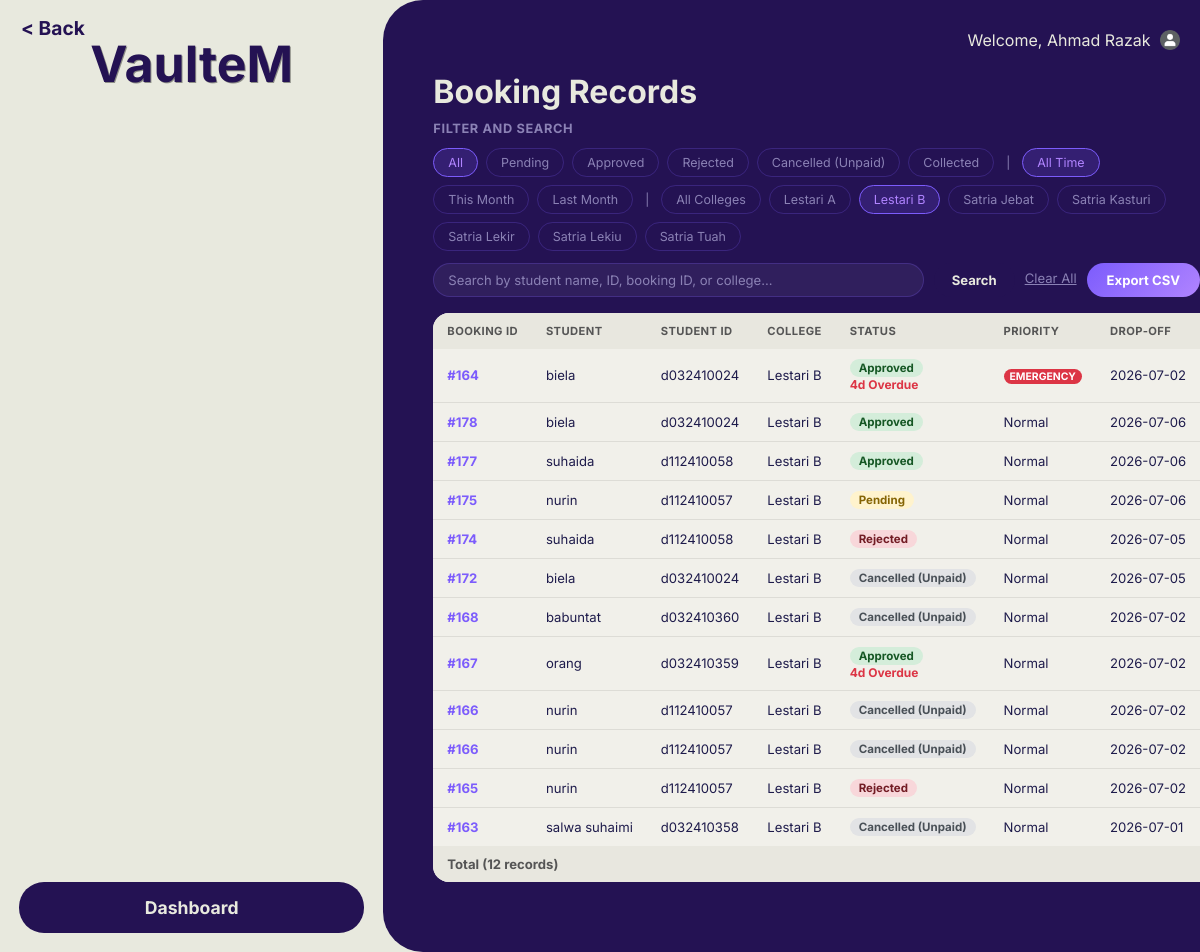
The app's page /staffbookingrecords.php?college=Lestari B (signed in) with its own data.
### tables this page shows
CREATE TABLE `booking` (
  `Booking_ID` int(100) NOT NULL,
  `Booking_Date` date NOT NULL,
  `DropOff_Date` date NOT NULL,
  `Pickup_Date` date NOT NULL,
  `Booking_Status` char(100) NOT NULL,
  `Rejection_Reason` text DEFAULT NULL,
  `Rejection_Photo` varchar(255) DEFAULT NULL,
  `Booking_Priority` char(1) NOT NULL,
  `Staff_ID` int(100) NOT NULL,
  `Student_ID` varchar(10) NOT NULL,
  `Dropoff_Photo` varchar(255) DEFAULT NULL,
  `Dropoff_Status` varchar(20) DEFAULT NULL
);

CREATE TABLE `student` (
  `Student_ID` varchar(10) NOT NULL,
  `Student_Name` varchar(100) NOT NULL,
  `Student_Mail` varchar(30) NOT NULL,
  `Student_Password` varchar(100) NOT NULL,
  `Student_PhoneNo` char(15) NOT NULL,
  `Gender` char(1) NOT NULL,
  `Residential_ID` int(100) NOT NULL
);

CREATE TABLE `residential_college` (
  `Residential_ID` int(100) NOT NULL,
  `Residential_Block` varchar(100) NOT NULL,
  `Gender_Type` char(1) NOT NULL
);

### staffbookingrecords.php (the view, shortened to what this page needs)
<?php
$conn = new mysqli("localhost", "root", "", "utem_accommodation");
$staff_name = $_SESSION['Staff_Name'] ?? 'Staff';
$filterStatus  = $_GET['status']  ?? 'all';
$filterDate    = $_GET['date']    ?? 'all';
$filterCollege = $_GET['college'] ?? 'all';
$search        = trim($_GET['q']  ?? '');
$where = ["1=1"];
if ($filterCollege !== 'all') {
    $fc = $conn->real_escape_string($filterCollege);
    $where[] = "rc.Residential_Block = '$fc'";
}
$whereSQL = implode(" AND ", $where);
$collegeList = [];
$clRes = $conn->query("SELECT DISTINCT Residential_Block FROM residential_college ORDER BY Residential_Block ASC");
while ($cl = $clRes->fetch_assoc()) $collegeList[] = $cl['Residential_Block'];
$reportData = $conn->query("
    SELECT
        b.Booking_ID,
        b.Booking_Status,
        b.Booking_Priority,
        b.DropOff_Date,
        b.Pickup_Date,
        s.Student_Name,
        s.Student_ID,
        rc.Residential_Block,
        DATEDIFF(CURDATE(), b.Pickup_Date) AS DaysOverdue,
        COALESCE(SUM(i.Quantity), 0)           AS TotalItem,
        COALESCE(SUM(i.Quantity * i.Price), 0) AS TotalFee,
        p.Payment_Status,
        p.Payment_Method,
        COALESCE(p.Amount, 0)                  AS PaidAmount
    FROM booking b
    LEFT JOIN student s              ON b.Student_ID      = s.Student_ID
    LEFT JOIN residential_college rc ON s.Residential_ID  = rc.Residential_ID
    LEFT JOIN item i                 ON b.Booking_ID      = i.Booking_ID
    LEFT JOIN payment p              ON b.Booking_ID      = p.Booking_ID
    WHERE $whereSQL
    GROUP BY b.Booking_ID, b.Booking_Status, b.Booking_Priority, b.DropOff_Date,
             b.Pickup_Date, s.Student_Name, s.Student_ID, rc.Residential_Block,
             p.Payment_Status, p.Payment_Method, p.Amount
    ORDER BY (b.Booking_Priority = 'Y') DESC, b.Booking_ID DESC
");
?>
<!DOCTYPE html>
<html lang="en">
<head>
    <link rel="stylesheet" href="status.css">
    <link rel="stylesheet" href="mobile.css">
</head>
<body>
<div id="wrapper">
    <button class="back" onclick="history.back()">&#60; Back</button>
    <div class="leftcontainer">
        <header>
            <h1 onclick="window.location.href='staffMainStatus.php'" style="cursor:pointer;">VaulteM</h1>
        </header>
        <button type="button" id="booking" onclick="window.location.href='staffMainStatus.php'">
            Dashboard
        </button>
    </div>
    <div class="rightcontainer">
        <div id="userName">
            Welcome,
            <span id="currentName"><?php echo htmlspecialchars($staff_name); ?></span>
            <span id="profileContainer">
                <img id="userImage" src="image/user.png" width="20px" height="20px" onclick="profileMenu()">
            </span>
        </div>
        <h1>Booking Records</h1>
        <div class="section-label">Filter and Search</div>
        <form method="GET" style="margin-bottom:0;">
            <div class="filter-bar">
                <?php
                $statuses = ['all'=>'All','pending'=>'Pending','approved'=>'Approved','rejected'=>'Rejected','cancelled_unpaid'=>'Cancelled (Unpaid)','collected'=>'Collected'];
                foreach ($statuses as $sv => $sl):
                ?>
                <a href="?status=<?php echo $sv; ?>&date=<?php echo $filterDate; ?>&college=<?php echo urlencode($filterCollege); ?>&q=<?php echo urlencode($search); ?>"
                   class="filter-chip <?php echo $filterStatus === $sv ? 'active' : ''; ?>">
                    <?php echo $sl; ?>
                </a>
                <?php endforeach; ?>
                <span class="divider">|</span>
                <?php
                $dates = ['all'=>'All Time','this_month'=>'This Month','last_month'=>'Last Month'];
                foreach ($dates as $dv => $dl):
                ?>
                <a href="?status=<?php echo $filterStatus; ?>&date=<?php echo $dv; ?>&college=<?php echo urlencode($filterCollege); ?>&q=<?php echo urlencode($search); ?>"
                   class="filter-chip <?php echo $filterDate === $dv ? 'active' : ''; ?>">
                    <?php echo $dl; ?>
                </a>
                <?php endforeach; ?>
                <span class="divider">|</span>
                <a href="?status=<?php echo $filterStatus; ?>&date=<?php echo $filterDate; ?>&college=all&q=<?php echo urlencode($search); ?>"
                   class="filter-chip <?php echo $filterCollege === 'all' ? 'active' : ''; ?>">
                    All Colleges
                </a>
                <?php foreach ($collegeList as $col): ?>
                <a href="?status=<?php echo $filterStatus; ?>&date=<?php echo $filterDate; ?>&college=<?php echo urlencode($col); ?>&q=<?php echo urlencode($search); ?>"
                   class="filter-chip <?php echo $filterCollege === $col ? 'active' : ''; ?>">
                    <?php echo htmlspecialchars($col); ?>
                </a>
                <?php endforeach; ?>
            </div>
            <div style="display:flex; gap:10px; margin-bottom:16px; flex-wrap:wrap;">
                <input class="search-input" type="text" name="q"
                       placeholder="Search by student name, ID, booking ID, or college..."
                       value="<?php echo htmlspecialchars($search); ?>">
                <button type="submit" class="search-btn">Search</button>
                <?php if ($search || $filterCollege !== 'all' || $filterStatus !== 'all' || $filterDate !== 'all'): ?>
                <a href="staffBookingRecords.php" style="color:#8b82b5; font-size:0.82rem; line-height:2.4;">Clear All</a>
                <?php endif; ?>
                <button type="button" class="export-btn" onclick="exportCSV()">Export CSV</button>
            </div>
        </form>
        <div class="table-wrap">
            <table class="report-table" id="reportTable">
                <thead>
                    <tr>
                        <th>Booking ID</th>
                        <th>Student</th>
                        <th>Student ID</th>
                        <th>College</th>
                        <th>Status</th>
                        <th>Priority</th>
                        <th>Drop-off</th>
                    </tr>
                </thead>
                <tbody>
                <?php
                $rowCount = 0;
                if ($reportData && $reportData->num_rows > 0):
                    while ($row = $reportData->fetch_assoc()):
                        $rowCount++;
                        $bs  = strtolower($row['Booking_Status']);
                        if ($bs === 'pending')            $bBadge = 'badge-pending';
                        elseif ($bs === 'approved')       $bBadge = 'badge-approved';
                        elseif ($bs === 'rejected')       $bBadge = 'badge-rejected';
                        elseif ($bs === 'cancelled_unpaid') $bBadge = 'badge-cancelled';
                        elseif ($bs === 'collected')      $bBadge = 'badge-collected';
                        else                               $bBadge = 'badge-other';
                        $statusLabel = ($bs === 'cancelled_unpaid') ? 'Cancelled (Unpaid)' : $row['Booking_Status'];
                        $daysOverdue  = max(0, (int)$row['DaysOverdue']);
                        $isOverdueNow = ($bs === 'approved' && $daysOverdue > 0);
                ?>
                <tr>
                    <td><a href="staffBookingDetail.php?id=<?php echo $row['Booking_ID']; ?>" class="bid-link">#<?php echo $row['Booking_ID']; ?></a></td>
                    <td><?php echo htmlspecialchars($row['Student_Name']); ?></td>
                    <td><?php echo htmlspecialchars($row['Student_ID']); ?></td>
                    <td><?php echo htmlspecialchars($row['Residential_Block'] ?? 'N/A'); ?></td>
                    <td>
                        <span class="badge <?php echo $bBadge; ?>"><?php echo htmlspecialchars($statusLabel); ?></span>
                        <?php if ($isOverdueNow): ?>
                            <span class="overdue-text"><?php echo $daysOverdue; ?>d Overdue</span>
                        <?php endif; ?>
                    </td>
                    <td><?php echo $row['Booking_Priority'] === 'Y' ? '<span class="prio-badge">EMERGENCY</span>' : 'Normal'; ?></td>
                    <td><?php echo htmlspecialchars($row['DropOff_Date']); ?></td>
                </tr>
                <?php endwhile;
                else: ?>
                <tr><td colspan="13" style="text-align:center; color:#888; padding:30px;">No records found.</td></tr>
                <?php endif; ?>
                </tbody>
                <?php if ($rowCount > 0): ?>
                <tfoot>
                    <tr style="background:#e8e7df; font-weight:700; font-size:0.82rem;">
                        <td colspan="8" style="padding:10px 14px; color:#555;">
                            Total (<?php echo $rowCount; ?> records)
                        </td>
                    </tr>
                </tfoot>
                <?php endif; ?>
            </table>
        </div>
    </div>
</div>
</body>
</html>

### status.css (style rules this page uses)
* { font-family: 'Inter', sans-serif; box-sizing: border-box; }
header h1 { color: #241253; font-size: 50px; text-align: center; margin-bottom: 0px; padding: 0; text-shadow: 1px 1.2px 0px rgba(0, 0, 0, 0.395); }
#userName { text-align: right; margin-top: 20px; margin-right: 20px; }
#userImage { vertical-align: middle; margin-left: 10px; margin-top: -3px; }
#profileContainer { position: relative; display: inline-block; }
body { background-color: #E8E9DE; margin: 0px; }
.back { position: absolute; border-style: none; background-color: #E8E9DE; font-size: 1.2rem; font-weight: bold; color: #241253; margin: 15px; }
#wrapper { display: flex; height: 100vh; width: 100vw; overflow: hidden; }
.leftcontainer { flex: 1; gap: 0px; background-color: #E8E9DE; display: flex; flex-direction: column; justify-content: center; align-items: center; text-align: center; }
h1 { margin-bottom: 10px; }
.rightcontainer { flex: 2; background-color: #241253; color: #E8E9DE; border-top-left-radius: 40px; border-bottom-left-radius: 40px; padding-top: 10px; padding-left: 50px; display: flex; flex-direction: column; animation: slideLeft 1.0s ease-in-out forwards; height: 100vh; overflow-y: auto; padding-bottom: 40px; }
#booking { width: 90%; background-color: #241253; border: 20px; margin-top: auto; margin-bottom: 5%; padding: 15px 15px; font-size: 1.1rem; border-radius: 25px; font-weight: bold; color: #E8E9DE; }

### staffbookingrecords.php (style rules this page uses)
.filter-bar { display: flex; gap: 8px; flex-wrap: wrap; margin-bottom: 12px; align-items: center; }
.filter-chip { padding: 6px 14px; border-radius: 20px; border: 1px solid rgba(124,92,252,0.25); background: none; color: #8b82b5; font-size: 0.78rem; cursor: pointer; text-decoration: none; transition: all 0.2s; font-family: inherit; }
.filter-chip:hover, .filter-chip.active { background: rgba(124,92,252,0.18); color: #b084ff; border-color: #7c5cfc; }
.search-input { flex: 1; min-width: 200px; background: rgba(255,255,255,0.06); border: 1px solid rgba(124,92,252,0.25); color: #E8E9DE; padding: 8px 14px; border-radius: 20px; font-size: 0.82rem; font-family: inherit; outline: none; }
.search-input::placeholder { color: #8b82b5; }
.search-btn { background: #241253; color: #E8E9DE; border: none; padding: 8px 18px; border-radius: 20px; cursor: pointer; font-size: 0.82rem; font-weight: bold; font-family: inherit; }
.export-btn { background: linear-gradient(135deg, #7c5cfc, #b084ff); color: #fff; border: none; padding: 8px 20px; border-radius: 20px; font-size: 0.82rem; font-weight: 700; cursor: pointer; font-family: inherit; }
.section-label { font-size: 0.8rem; font-weight: 700; text-transform: uppercase; letter-spacing: 0.6px; color: #8b82b5; margin-bottom: 12px; }
.divider { color: #8b82b5; font-size: 0.75rem; padding: 0 4px; }
.table-wrap { overflow-x: auto; margin-bottom: 30px; }
.report-table { width: 100%; border-collapse: collapse; font-size: 0.82rem; background: #f1f0ea; border-radius: 16px; overflow: hidden; }
.report-table th { background: #e8e7df; color: #555; font-size: 0.7rem; text-transform: uppercase; letter-spacing: 0.4px; padding: 11px 14px; text-align: left; white-space: nowrap; }
.report-table td { padding: 10px 14px; border-bottom: 1px solid #dddcd6; color: #1e1b4b; white-space: nowrap; }
.report-table tr:last-child td { border-bottom: none; }
.badge { display: inline-block; padding: 2px 9px; border-radius: 10px; font-size: 0.72rem; font-weight: 700; }
.badge-pending { background: #fff3cd; color: #856404; }
.badge-approved { background: #d4edda; color: #155724; }
.badge-rejected { background: #f8d7da; color: #721c24; }
.badge-cancelled { background: #e2e3e5; color: #495057; }
.prio-badge { background: #dc3545; color: #fff; font-size: 0.65rem; padding: 1px 6px; border-radius: 8px; font-weight: 700; }
.overdue-text { color: #dc3545; font-weight: bold; font-size: 0.75rem; display: block; }
.bid-link { color: #7c5cfc; font-weight: 700; text-decoration: none; }
#profileContainer { position: relative; display: inline-block; cursor: pointer; }
#userImage { vertical-align: middle; margin-left: 5px; }

### records on screen
booking: Booking_ID "164", Student_ID.Student_Name "biela", Student_ID.Student_ID "d032410024", residential_college.Residential_Block "Lestari B", Booking_Status "Approved", daysOverdue "4", Booking_Priority "EMERGENCY", DropOff_Date "2026-07-02"
booking: Booking_ID "178", Student_ID.Student_Name "biela", Student_ID.Student_ID "d032410024", residential_college.Residential_Block "Lestari B", Booking_Status "Approved", Booking_Priority "Normal", DropOff_Date "2026-07-06"
booking: Booking_ID "177", Student_ID.Student_Name "suhaida", Student_ID.Student_ID "d112410058", residential_college.Residential_Block "Lestari B", Booking_Status "Approved", Booking_Priority "Normal", DropOff_Date "2026-07-06"
booking: Booking_ID "175", Student_ID.Student_Name "nurin", Student_ID.Student_ID "d112410057", residential_college.Residential_Block "Lestari B", Booking_Status "Pending", Booking_Priority "Normal", DropOff_Date "2026-07-06"
booking: Booking_ID "174", Student_ID.Student_Name "suhaida", Student_ID.Student_ID "d112410058", residential_college.Residential_Block "Lestari B", Booking_Status "Rejected", Booking_Priority "Normal", DropOff_Date "2026-07-05"
booking: Booking_ID "172", Student_ID.Student_Name "biela", Student_ID.Student_ID "d032410024", residential_college.Residential_Block "Lestari B", Booking_Status "Cancelled (Unpaid)", Booking_Priority "Normal", DropOff_Date "2026-07-05"
booking: Booking_ID "168", Student_ID.Student_Name "babuntat", Student_ID.Student_ID "d032410360", residential_college.Residential_Block "Lestari B", Booking_Status "Cancelled (Unpaid)", Booking_Priority "Normal", DropOff_Date "2026-07-02"
booking: Booking_ID "167", Student_ID.Student_Name "orang", Student_ID.Student_ID "d032410359", residential_college.Residential_Block "Lestari B", Booking_Status "Approved", daysOverdue "4", Booking_Priority "Normal", DropOff_Date "2026-07-02"
booking: Booking_ID "166", Student_ID.Student_Name "nurin", Student_ID.Student_ID "d112410057", residential_college.Residential_Block "Lestari B", Booking_Status "Cancelled (Unpaid)", Booking_Priority "Normal", DropOff_Date "2026-07-02"
booking: Booking_ID "165", Student_ID.Student_Name "nurin", Student_ID.Student_ID "d112410057", residential_college.Residential_Block "Lestari B", Booking_Status "Rejected", Booking_Priority "Normal", DropOff_Date "2026-07-02"
booking: Booking_ID "163", Student_ID.Student_Name "salwa suhaimi", Student_ID.Student_ID "d032410358", residential_college.Residential_Block "Lestari B", Booking_Status "Cancelled (Unpaid)", Booking_Priority "Normal", DropOff_Date "2026-07-01"

### other values on screen
$staff_name "Ahmad Razak"
$sl "All"
$sl "Pending"
$sl "Approved"
$sl "Rejected"
$sl "Cancelled (Unpaid)"
$sl "Collected"
$dl "All Time"
$dl "This Month"
$dl "Last Month"
$col "Lestari A"
$col "Lestari B"
$col "Satria Jebat"
$col "Satria Kasturi"
$col "Satria Lekir"
